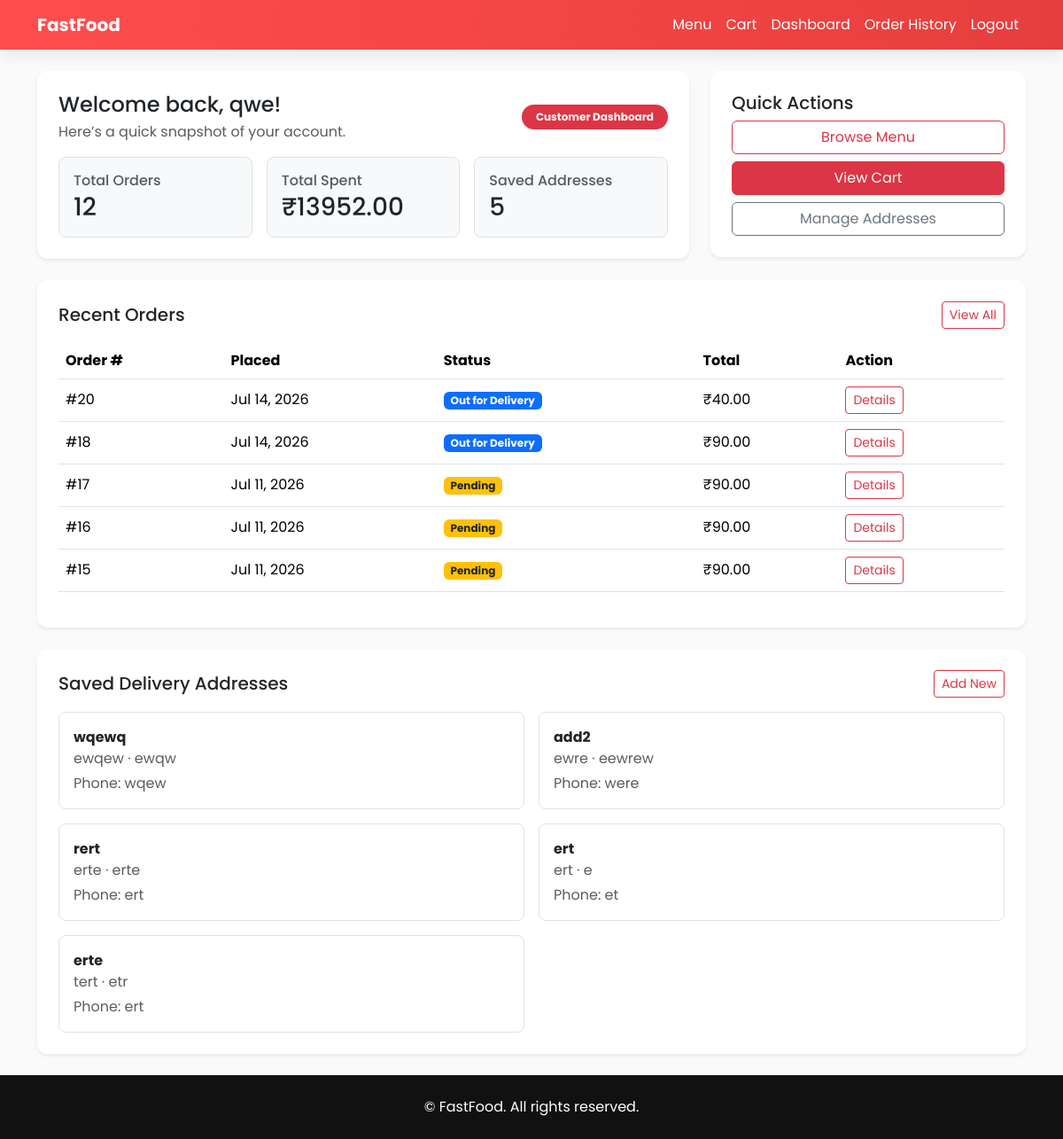
/dashboard/ (signed in), run on the app's committed database.
### food_app/models.py (models this page shows, shortened)
class Order(models.Model):
    user = models.ForeignKey(User, on_delete=models.CASCADE)
    cart = models.ForeignKey(Cart, on_delete=models.SET_NULL, null=True, blank=True)
    total = models.DecimalField(max_digits=10, decimal_places=2)
    created_at = models.DateTimeField(default=timezone.now)
    status = models.CharField(max_length=20, default="Pending")
    delivery_address = models.ForeignKey(DeliveryAddress, on_delete=models.SET_NULL, null=True, blank=True)

class DeliveryAddress(models.Model):
    user = models.ForeignKey(User, on_delete=models.CASCADE, related_name="delivery_addresses")
    street_address = models.CharField(max_length=255)
    city = models.CharField(max_length=100)
    postal_code = models.CharField(max_length=20)
    phone = models.CharField(max_length=20)
    latitude = models.FloatField(blank=True, null=True)
    longitude = models.FloatField(blank=True, null=True)
    is_default = models.BooleanField(default=False)
    created_at = models.DateTimeField(default=timezone.now)
    class Meta:
        verbose_name_plural = "Delivery Addresses"

### food_app/views.py (the view)
# urls.py: path("dashboard/", views.user_dashboard, name="user_dashboard"),
@login_required(login_url="login")
def user_dashboard(request):
    redirect_response = redirect_for_role(request)
    if redirect_response:
        return redirect_response
    orders = request.user.order_set.select_related("delivery_address").prefetch_related("items__product").order_by("-created_at")[:5]
    addresses = request.user.delivery_addresses.all().order_by("-is_default", "id")
    cart_obj = Cart.objects.filter(user=request.user, active=True).first()
    cart_items = cart_obj.items.select_related("product").all() if cart_obj else []
    total_orders = request.user.order_set.count()
    total_spent = request.user.order_set.aggregate(total_spent=Sum("total"))["total_spent"] or 0
    return render(request, "food_app/user_dashboard.html", {
        "orders": orders,
        "addresses": addresses,
        "cart_items": cart_items,
        "total_orders": total_orders,
        "total_spent": total_spent,
    })

### food_app/views.py (called while the page is built)
def get_user_role(user):
    try:
        return user.userprofile.role
    except UserProfile.DoesNotExist:
        return "customer"

def redirect_for_role(request):
    if request.user.is_authenticated:
        role = get_user_role(request.user)
        if role == "admin":
            messages.info(request, "Admin staff use the admin dashboard.")
            return redirect("admin_dashboard")
        if role == "delivery":
            messages.info(request, "Delivery staff use the delivery dashboard.")
            return redirect("delivery_dashboard")
    return None

### food_app/templates/food_app/user_dashboard.html (shortened to what this page needs)
{% extends 'food_app/base.html' %}
{% block content %}
<div class="row g-4">
  <div class="col-lg-8">
    <div class="card shadow-sm border-0">
      <div class="card-body p-4">
        <div class="d-flex justify-content-between align-items-center mb-3">
          <div>
            <h2 class="h4 mb-1">Welcome back, {{ user.username }}!</h2>
            <p class="text-muted mb-0">Here’s a quick snapshot of your account.</p>
          </div>
          <span class="badge bg-danger rounded-pill px-3 py-2">Customer Dashboard</span>
        </div>
        <div class="row g-3">
          <div class="col-md-4">
            <div class="border rounded-3 p-3 bg-light">
              <h6 class="text-muted mb-1">Total Orders</h6>
              <h3 class="mb-0">{{ total_orders }}</h3>
            </div>
          </div>
          <div class="col-md-4">
            <div class="border rounded-3 p-3 bg-light">
              <h6 class="text-muted mb-1">Total Spent</h6>
              <h3 class="mb-0">₹{{ total_spent|floatformat:2 }}</h3>
            </div>
          </div>
          <div class="col-md-4">
            <div class="border rounded-3 p-3 bg-light">
              <h6 class="text-muted mb-1">Saved Addresses</h6>
              <h3 class="mb-0">{{ addresses.count }}</h3>
            </div>
          </div>
        </div>
      </div>
    </div>
  </div>
  <div class="col-lg-4">
    <div class="card shadow-sm border-0">
      <div class="card-body p-4">
        <h5 class="card-title">Quick Actions</h5>
        <div class="d-grid gap-2">
          <a href="{% url 'product_list' %}" class="btn btn-outline-danger">Browse Menu</a>
          <a href="{% url 'cart' %}" class="btn btn-danger">View Cart</a>
          <a href="{% url 'delivery_addresses' %}" class="btn btn-outline-secondary">Manage Addresses</a>
        </div>
      </div>
    </div>
  </div>
  <div class="col-12">
    <div class="card shadow-sm border-0">
      <div class="card-body p-4">
        <div class="d-flex justify-content-between align-items-center mb-3">
          <h5 class="mb-0">Recent Orders</h5>
          <a href="{% url 'order_history' %}" class="btn btn-sm btn-outline-danger">View All</a>
        </div>
        {% if orders %}
          <div class="table-responsive">
            <table class="table align-middle">
              <thead>
                <tr>
                  <th>Order #</th>
                  <th>Placed</th>
                  <th>Status</th>
                  <th>Total</th>
                  <th>Action</th>
                </tr>
              </thead>
              <tbody>
                {% for order in orders %}
                <tr>
                  <td>#{{ order.id }}</td>
                  <td>{{ order.created_at|date:"M d, Y" }}</td>
                  <td><span class="badge {% if order.status == 'Delivered' %}bg-success{% elif order.status == 'Cancelled' %}bg-danger{% elif order.status == 'Out for Delivery' %}bg-primary{% elif order.status == 'Assigned' %}bg-info text-dark{% else %}bg-warning text-dark{% endif %}">{{ order.status }}</span></td>
                  <td>₹{{ order.total|floatformat:2 }}</td>
                  <td><a href="{% url 'order_detail' order.id %}" class="btn btn-sm btn-outline-danger">Details</a></td>
                </tr>
                {% endfor %}
              </tbody>
            </table>
          </div>
        {% else %}
          <div class="alert alert-light mb-0">You haven’t placed any orders yet.</div>
        {% endif %}
      </div>
    </div>
  </div>
  <div class="col-12">
    <div class="card shadow-sm border-0">
      <div class="card-body p-4">
        <div class="d-flex justify-content-between align-items-center mb-3">
          <h5 class="mb-0">Saved Delivery Addresses</h5>
          <a href="{% url 'add_delivery_address' %}" class="btn btn-sm btn-outline-danger">Add New</a>
        </div>
        {% if addresses %}
          <div class="row g-3">
            {% for address in addresses %}
            <div class="col-md-6">
              <div class="border rounded-3 p-3 h-100">
                <div class="d-flex justify-content-between align-items-start">
                  <div>
                    <strong>{{ address.street_address }}</strong>
                    <p class="mb-1 text-muted">{{ address.city }} · {{ address.postal_code }}</p>
                    <p class="mb-0 text-muted">Phone: {{ address.phone }}</p>
                  </div>
                </div>
              </div>
            </div>
            {% endfor %}
          </div>
        {% else %}
          <div class="alert alert-light mb-0">No delivery addresses saved yet.</div>
        {% endif %}
      </div>
    </div>
  </div>
</div>
{% endblock %}

### food_app/templates/food_app/base.html (style rules this page uses)
:root { --brand:#ff4d4d; --brand-dark:#e63e3e; }
body { font-family: "Poppins"; background:#fafafa; color:#222; }
.card { border-radius:12px; overflow:hidden; transition:.2s; }

### data on the page
Order: id "20", created_at "Jul 14, 2026", status "Out for Delivery", total "40.00"
Order: id "18", created_at "Jul 14, 2026", status "Out for Delivery", total "90.00"
Order: id "17", created_at "Jul 11, 2026", status "Pending", total "90.00"
Order: id "16", created_at "Jul 11, 2026", status "Pending", total "90.00"
Order: id "15", created_at "Jul 11, 2026", status "Pending", total "90.00"
DeliveryAddress: street_address "wqewq", city "ewqew", postal_code "ewqw", phone "wqew"
DeliveryAddress: street_address "add2", city "ewre", postal_code "eewrew", phone "were"
DeliveryAddress: street_address "rert", city "erte", postal_code "erte", phone "ert"
DeliveryAddress: street_address "ert", city "ert", postal_code "e", phone "et"
DeliveryAddress: street_address "erte", city "tert", postal_code "etr", phone "ert"

### other printed values
{{ user.username }} "qwe"
{{ total_orders }} "12"
{{ total_spent|floatformat:2 }} "13952.00"
{{ addresses.count }} "5"
